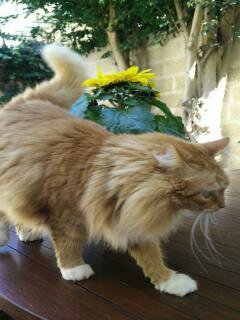
%> input picture Undergraduate/Third Year/MATLAB Content Based Image Retrieval/MATLAB code/Kiki.jpg, 240 x 320 px
$ octave --eval "integralImage;"   (GNU Octave 9; MATLAB toolbox functions it lacks are replaced by stand-ins)
%> lines starting %> are read from the running program, lines starting %| are printed output that depends on the picture
function integralImage

%One of the only algorithms which can run in real-time as it is so fast

im = imread('Kiki.jpg');
%> im is the input picture: size 320x240x3 uint8; mean R, G, B 114.1, 110.5, 87.3
im = double(rgb2gray(im));
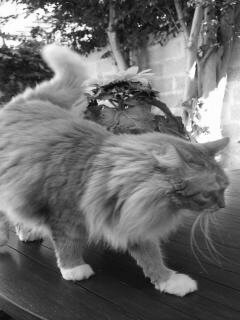
%> im: size 320x240 double; min 2, max 255, mean 108.9
imi = cumsum(cumsum(im,2));
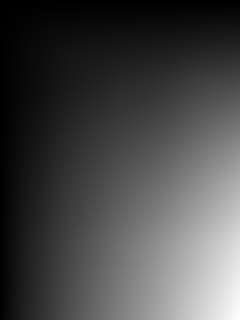
%> imi: size 320x240 double; min 216, max 8366454, mean 2372891.8; drawn with min black and max white

width = 3;
tic;
outputx = zeros(size(im));
outputy = zeros(size(im));
outputxy = zeros(size(im));
for i = width+1:size(im,1)-width;
    for j = width+1:size(im,2)- width
        A = imi(i-width,j-width);
        B = imi(i-width,j);
        C = imi(i-width,j+width);
        D = imi(i+width,j-width);
        E = imi(i+width,j);
        F = imi(i+width,j+width);
        outputy(i,j) = A - (2*B) + C - D + (2*E) - F; %for vertical edges
        D = imi(i,j-width);
        E = imi(i,j);
        F = imi(i,j+width);
        G = imi(i+width,j-width);
        H = imi(i+width,j);
        I = imi(i+width,j+width);
        outputx(i,j) = (2*F) - (2*D) - C + A - I + G; % for horizontal edges
        outputxy(i,j) = A - (2*B) + C - (2*D) + (4*E) - (2*F) + G - (2*H) + I; %for diagonal edges
        tempout(i,j) = sqrt(outputx(i,j).^2 + outputy(i,j).^2); %merging of horizontal with vertical edges
        output(i,j) = sqrt(tempout(i,j).^2 + outputxy(i,j).^2); %merging of horizontal and vertical edges with diagonal
        tout(i,j) = nthroot(outputx(i,j).^3 + outputxy(i,j).^3 + outputy(i,j).^3,3);
    end
end
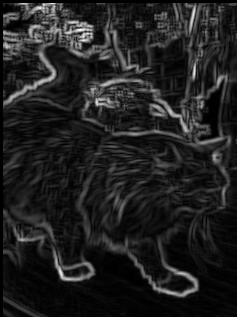
%> output: size 317x237 double; min 0, max 2846.2, mean 363.8; drawn with min black and max white
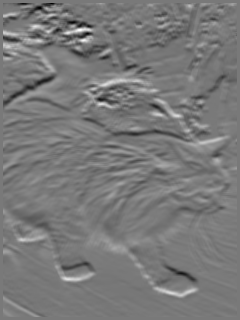
%> outputx: size 320x240 double; min -2587, max 2846, mean 5.3; drawn with min black and max white
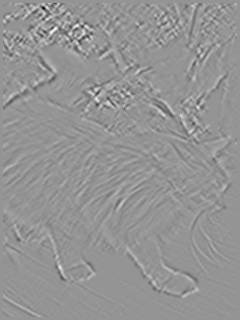
%> outputxy: size 320x240 double; min -2289, max 1639, mean 0.2; drawn with min black and max white
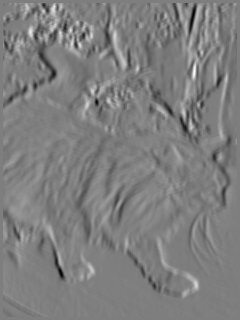
%> outputy: size 320x240 double; min -2535, max 2564, mean 1; drawn with min black and max white
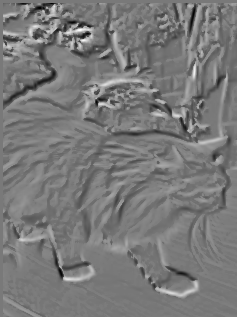
%> tout: size 317x237 double; min -2586.6, max 2846, mean 6.1; drawn with min black and max white
toc; %shows time elapsed to rach here from tic
figure;
subplot(2,2,1);imagesc(im);colormap gray;axis image;axis off;
subplot(2,2,2);imagesc(imi);axis image;
subplot(2,2,3);imagesc(tout);colormap gray;axis image;axis off;
subplot(2,2,4);imagesc(output);colormap gray;axis image;axis off;
